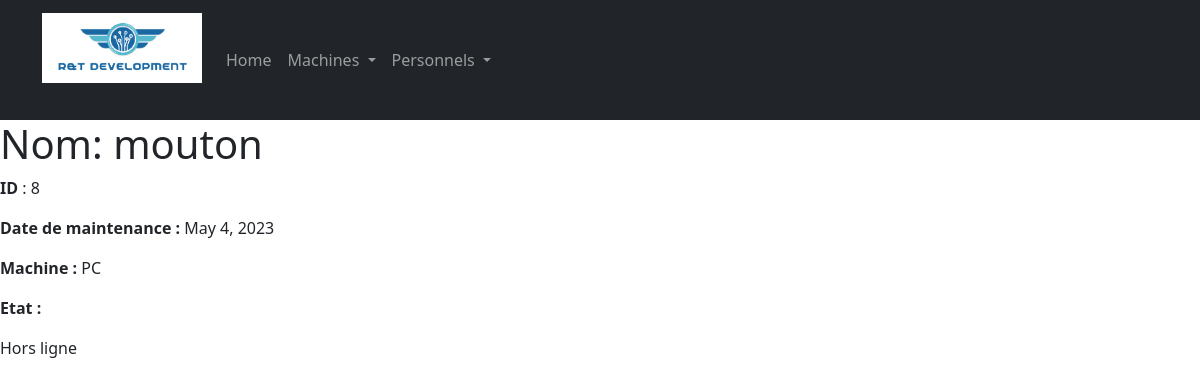
The page /computerApp/machines_detail/8 on the database its author committed.
### computerApp/models.py (models this page shows, shortened)
class Machine(models.Model):
    id = models.AutoField(primary_key=True, editable=False)
    nom = models.CharField(max_length=20)
    etat = models.BooleanField(default=False)
    maintenanceDate = models.DateField(default = timezone.now())
    mach = models.CharField(max_length=32, choices=choices.TYPE, default='PC')
    ip = models.GenericIPAddressField(default='0.0.0.0')
    appart = models.ForeignKey('Personnel', on_delete=models.SET_NULL, null=True, blank=False)

### computerApp/views.py (the view)
# urls.py: path('machines_detail/<pk>', views.machine_detail_view, name='machine-detail'),
def machine_detail_view(request, pk):
    machine = get_object_or_404(Machine, id=pk)
    context = {'machine': machine}
    return render(request, 'computerApp/machines_detail.html', context)

### computerApp/templates/computerApp/machines_detail.html (shortened to what this page needs)
{% extends "index.html" %}
{% block content %}
    <h1>Nom: {{machine.nom}} </h1>
    <p><strong>ID</strong> : {{machine.id}} </a></p>
    <p><strong>Date de maintenance : </strong>{{machine.maintenanceDate}} </p>
    <p><strong>Machine : </strong> {{machine.mach}} </p>
    <p><strong>Etat : </strong>
        {% if machine.etat == True %}
            <p><span class="online"></span> En ligne </p>
            {% else %}
            <p> Hors ligne </p>
            {% endif %}
    </p>
{% endblock %}

### rows shown on the page
Machine: nom "mouton", id "8", maintenanceDate "May 4, 2023", mach "PC"
